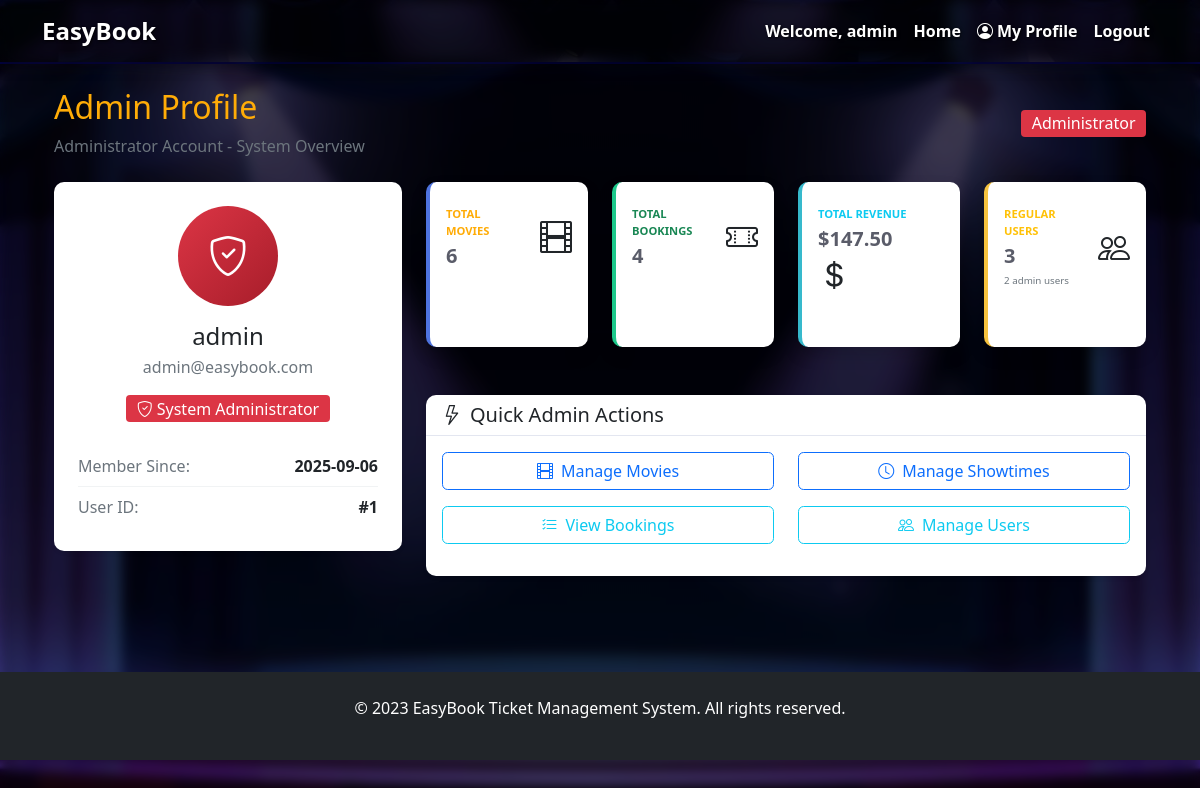
Screenshot of /profile (signed in) with the database file from the repository.
### tables this page shows
CREATE TABLE users (
        id INTEGER PRIMARY KEY AUTOINCREMENT,
        username TEXT UNIQUE NOT NULL,
        email TEXT UNIQUE NOT NULL,
        password_hash TEXT NOT NULL,
        is_admin BOOLEAN DEFAULT 0,
        created_at DATETIME DEFAULT CURRENT_TIMESTAMP
    );

### app.py (the view, shortened to what this page needs)
@app.route('/profile')
def profile():
    if 'user_id' not in session:
        flash('Please log in to view your profile.', 'error')
        return redirect(url_for('login'))
    conn = get_db_connection()
    user = conn.execute(
        'SELECT * FROM users WHERE id = ?', (session['user_id'],)
    ).fetchone()
    if session.get('is_admin'):
        total_movies = conn.execute('SELECT COUNT(*) FROM movies').fetchone()[0]
        total_bookings = conn.execute('SELECT COUNT(*) FROM bookings').fetchone()[0]
        total_revenue = conn.execute('SELECT SUM(total_price) FROM bookings WHERE status = "confirmed"').fetchone()[0] or 0
        total_users = conn.execute('SELECT COUNT(*) FROM users WHERE is_admin = 0').fetchone()[0]
        total_admins = conn.execute('SELECT COUNT(*) FROM users WHERE is_admin = 1').fetchone()[0]
        conn.close()
        return render_template('admin/profile.html',
                             user=user,
                             total_movies=total_movies,
                             total_bookings=total_bookings,
                             total_revenue=total_revenue,
                             total_users=total_users,
                             total_admins=total_admins)

### app.py (called while the page is built)
def get_db_connection():
    conn = sqlite3.connect('database/movie_ticket.db')
    conn.row_factory = sqlite3.Row
    return conn

### templates/admin/profile.html (shortened to what this page needs)
{% extends "base.html" %}
{% block content %}
<div class="container-fluid py-4">
    <div class="d-flex justify-content-between align-items-center mb-4">
        <div>
            <h1 class="h2 text-primary">Admin Profile</h1>
            <p class="text-muted mb-0">Administrator Account - System Overview</p>
        </div>
        <div>
            <span class="badge bg-danger fs-6">Administrator</span>
        </div>
    </div>
    <div class="row">
        <div class="col-lg-4 mb-4">
            <div class="card shadow-sm border-0">
                <div class="card-body text-center p-4">
                    <div class="avatar-container mb-3">
                        <div class="avatar-circle bg-danger text-white">
                            <i class="bi bi-shield-check"></i>
                        </div>
                    </div>
                    <h4 class="mb-1">{{ user.username }}</h4>
                    <p class="text-muted mb-3">{{ user.email }}</p>
                    <div class="mb-4">
                        <span class="badge bg-danger fs-6">
                            <i class="bi bi-shield-check me-1"></i>System Administrator
                        </span>
                    </div>
                    <div class="account-details">
                        <div class="detail-item">
                            <span class="detail-label">Member Since:</span>
                            <span class="detail-value">{{ user.created_at[:10] }}</span>
                        </div>
                        <div class="detail-item">
                            <span class="detail-label">User ID:</span>
                            <span class="detail-value">#{{ user.id }}</span>
                        </div>
                    </div>
                </div>
            </div>
        </div>
        <div class="col-lg-8">
            <div class="row mb-4">
                <div class="col-xl-3 col-md-6 mb-4">
                    <div class="card border-left-primary shadow h-100 py-2">
                        <div class="card-body">
                            <div class="row no-gutters align-items-center">
                                <div class="col mr-2">
                                    <div class="text-xs font-weight-bold text-primary text-uppercase mb-1">
                                        Total Movies</div>
                                    <div class="h5 mb-0 font-weight-bold text-gray-800">{{ total_movies }}</div>
                                </div>
                                <div class="col-auto">
                                    <i class="bi bi-film text-gray-300" style="font-size: 2rem;"></i>
                                </div>
                            </div>
                        </div>
                    </div>
                </div>
                <div class="col-xl-3 col-md-6 mb-4">
                    <div class="card border-left-success shadow h-100 py-2">
                        <div class="card-body">
                            <div class="row no-gutters align-items-center">
                                <div class="col mr-2">
                                    <div class="text-xs font-weight-bold text-success text-uppercase mb-1">
                                        Total Bookings</div>
                                    <div class="h5 mb-0 font-weight-bold text-gray-800">{{ total_bookings }}</div>
                                </div>
                                <div class="col-auto">
                                    <i class="bi bi-ticket-perforated text-gray-300" style="font-size: 2rem;"></i>
                                </div>
                            </div>
                        </div>
                    </div>
                </div>
                <div class="col-xl-3 col-md-6 mb-4">
                    <div class="card border-left-info shadow h-100 py-2">
                        <div class="card-body">
                            <div class="row no-gutters align-items-center">
                                <div class="col mr-2">
                                    <div class="text-xs font-weight-bold text-info text-uppercase mb-1">
                                        Total Revenue</div>
                                    <div class="h5 mb-0 font-weight-bold text-gray-800">${{ "%.2f"|format(total_revenue)
                                        }}</div>
                                </div>
                                <div class="col-auto">
                                    <i class="bi bi-currency-dollar text-gray-300" style="font-size: 2rem;"></i>
                                </div>
                            </div>
                        </div>
                    </div>
                </div>
                <div class="col-xl-3 col-md-6 mb-4">
                    <div class="card border-left-warning shadow h-100 py-2">
                        <div class="card-body">
                            <div class="row no-gutters align-items-center">
                                <div class="col mr-2">
                                    <div class="text-xs font-weight-bold text-warning text-uppercase mb-1">
                                        Regular Users</div>
                                    <div class="h5 mb-0 font-weight-bold text-gray-800">{{ total_users }}</div>
                                    <div class="mt-1 text-xs text-muted">
                                        <small>{{ total_admins }} admin users</small>
                                    </div>
                                </div>
                                <div class="col-auto">
                                    <i class="bi bi-people text-gray-300" style="font-size: 2rem;"></i>
                                </div>
                            </div>
                        </div>
                    </div>
                </div>
            </div>
            <div class="card shadow-sm border-0">
                <div class="card-header bg-transparent">
                    <h5 class="mb-0"><i class="bi bi-lightning me-2"></i>Quick Admin Actions</h5>
                </div>
                <div class="card-body">
                    <div class="row">
                        <div class="col-md-6 mb-3">
                            <a href="{{ url_for('admin_movies') }}" class="btn btn-outline-primary w-100">
                                <i class="bi bi-film me-2"></i>Manage Movies
                            </a>
                        </div>
                        <div class="col-md-6 mb-3">
                            <a href="{{ url_for('admin_showtimes') }}" class="btn btn-outline-primary w-100">
                                <i class="bi bi-clock me-2"></i>Manage Showtimes
                            </a>
                        </div>
                        <div class="col-md-6 mb-3">
                            <a href="{{ url_for('admin_bookings') }}" class="btn btn-outline-info w-100">
                                <i class="bi bi-list-check me-2"></i>View Bookings
                            </a>
                        </div>
                        <div class="col-md-6 mb-3">
                            <a href="{{ url_for('admin_users') }}" class="btn btn-outline-info w-100">
                                <i class="bi bi-people me-2"></i>Manage Users
                            </a>
                        </div>
                    </div>
                </div>
            </div>
        </div>
    </div>
</div>
{% endblock %}

### templates/base.html (shortened to what this page needs)
<!DOCTYPE html>
<html lang="en">
<head>
    <link href="https://cdn.jsdelivr.net/npm/bootstrap@5.1.3/dist/css/bootstrap.min.css" rel="stylesheet">
    <link rel="stylesheet" href="https://cdn.jsdelivr.net/npm/bootstrap-icons@1.8.1/font/bootstrap-icons.css">
</head>
<body>
    <nav class="navbar navbar-expand-lg navbar-dark bg-dark">
        <div class="container">
            <a class="navbar-brand" href="{{ url_for('index') }}">EasyBook</a>
            <div class="collapse navbar-collapse" id="navbarNav">
                <ul class="navbar-nav">
                    {% if session.username %}
                    <li class="nav-item">
                        <span class="nav-link">Welcome, {{ session.username }}</span>
                    </li>
                    <li class="nav-item">
                        <a class="nav-link" href="{{ url_for('index') }}">Home</a>
                    </li>
                    <li class="nav-item">
                    <a class="nav-link" href="{{ url_for('profile') }}">
                        <i class="bi bi-person-circle me-1"></i>My Profile
                    </a>
                </li>
                    <li class="nav-item">
                        <a class="nav-link" href="{{ url_for('logout') }}">Logout</a>
                    </li>
                    {% endif %}
                </ul>
            </div>
        </div>
    </nav>
    <div class="container">
        {% block content %}{% endblock %}
    </div>
    <footer class="bg-dark text-white text-center py-4 mt-5">
        <p>&copy; 2023 EasyBook Ticket Management System. All rights reserved.</p>
    </footer>
</body>
</html>

### templates/admin/profile.html (style rules this page uses)
.avatar-circle { width: 100px; height: 100px; border-radius: 50%; display: flex; align-items: center; justify-content: center; font-size: 2.5rem; margin: 0 auto; background: linear-gradient(135deg, #dc3545 0%, #a71d2a 100%); }
.detail-item { display: flex; justify-content: space-between; align-items: center; padding: 0.5rem 0; border-bottom: 1px solid #f1f3f4; }
.detail-item:last-child { border-bottom: none; }
.detail-label { font-weight: 500; color: #6c757d; }
.detail-value { font-weight: 600; }
.card { border: none; border-radius: 15px; }

### rows the page displays
users: username "admin", email "admin@easybook.com", created_at "2025-09-06", id "1"

### other values shown
{{ total_movies }} "6"
{{ total_bookings }} "4"
{{ "%.2f"|format(total_revenue) }} "147.50"
{{ total_users }} "3"
{{ total_admins }} "2"
